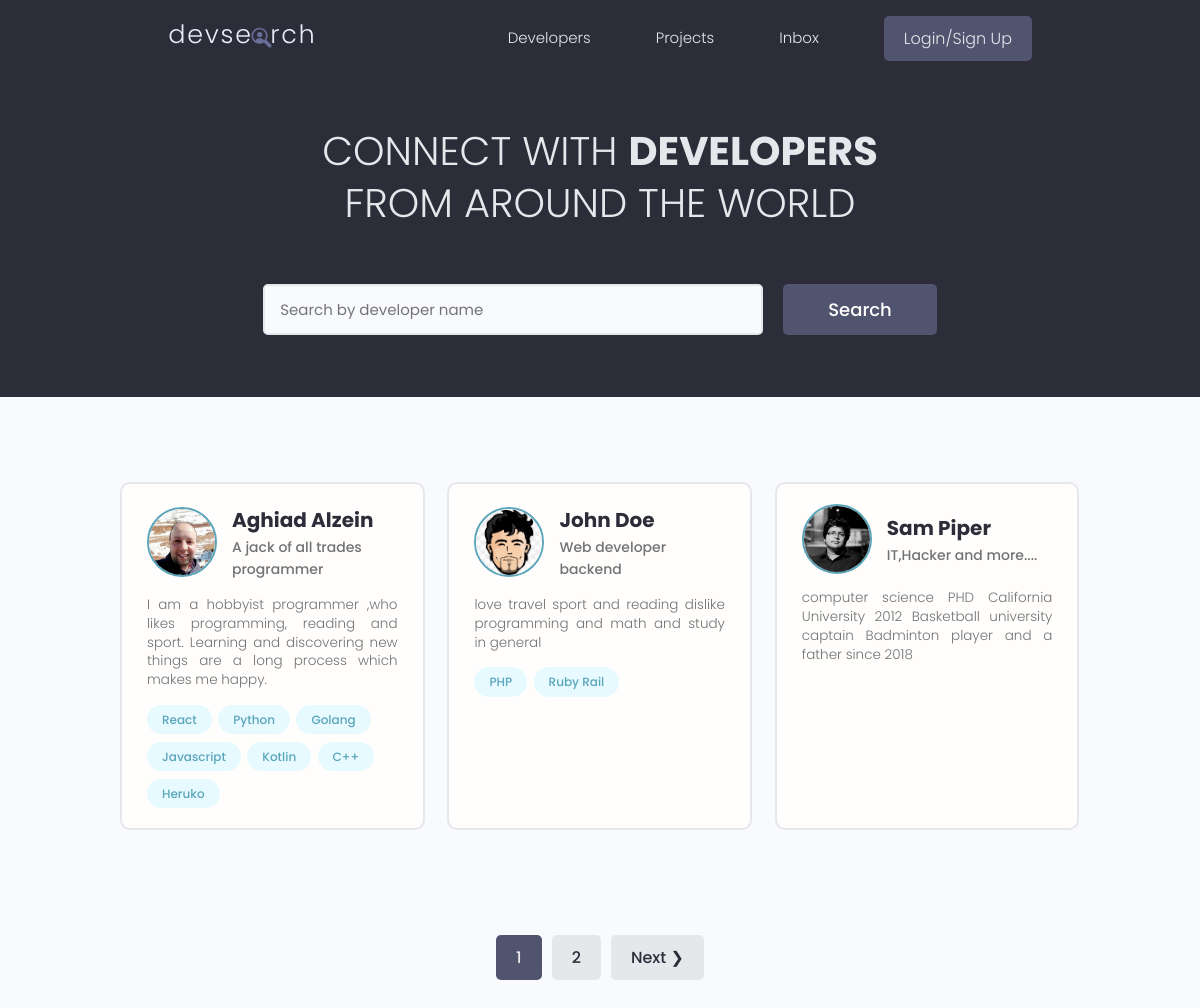
/, run on an earlier commit of the app's database.
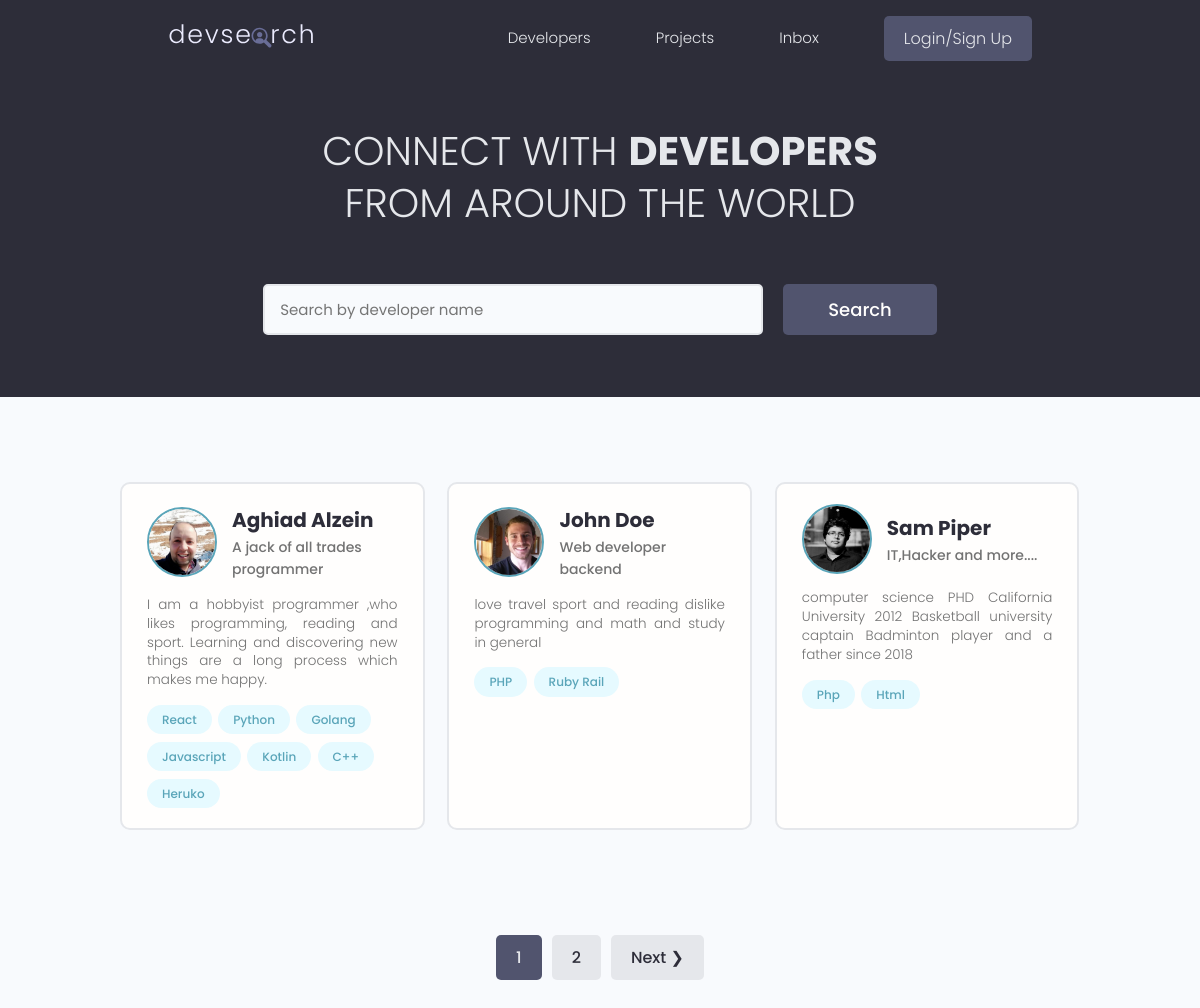
And on a later commit of the database.
### users/models.py (models this page shows, shortened)
class Profile(models.Model):
    user=models.OneToOneField(User,on_delete=models.CASCADE,null=True,blank=True)
    name=models.CharField(max_length=200,null=True,blank=True)
    email=models.EmailField(max_length=200,null=True,blank=True)
    username=models.CharField(max_length=200,blank=True,null=True)
    location=models.CharField(max_length=200,blank=True,null=True)
    short_intro=models.CharField(max_length=200,null=True,blank=True)
    bio=models.TextField(blank=True,null=True)
    profile_image=models.ImageField(blank=True,null=True,upload_to='profiles/',default='profiles/user-default.png')
    social_github=models.CharField(max_length=200,null=True,blank=True)
    social_twitter=models.CharField(max_length=200,null=True,blank=True)
    social_linkedin=models.CharField(max_length=200,null=True,blank=True)
    social_youtube=models.CharField(max_length=200,null=True,blank=True)
    social_website=models.CharField(max_length=200,null=True,blank=True)
    created=models.DateTimeField(auto_now_add=True)
    id=models.UUIDField(editable=False,primary_key=True,default=uuid.uuid4,unique=True)

class Skill(models.Model):
    owner=models.ForeignKey(
        Profile,on_delete=models.CASCADE,null=True,blank=True)
    name=models.CharField(max_length=200,null=True,blank=True)
    description=models.TextField(null=True,blank=True)
    created=models.DateTimeField(auto_now_add=True)
    id=models.UUIDField(
        default=uuid.uuid4,primary_key=True,unique=True,editable=False)

### users/views.py (the view)
# urls.py: path('',views.profiles,name='profiles'),
def profiles(request):
    profiles,search_query=searchProfiles(request)
    custom_range,profiles=paginateData(request,profiles,3)
    context = {'profiles':profiles,'search_query':search_query,"custom_range":custom_range}
    return render(request,'users/profiles.html',context)

### users/utils.py (called while the page is built)
def searchProfiles(request):
    search_query=""
    if request.GET.get('search_query'):
        search_query=request.GET.get('search_query')
    skills=Skill.objects.filter(name__icontains=search_query)
    profiles=Profile.objects.distinct().filter(
        Q(name__icontains=search_query) |
        Q(short_intro__icontains=search_query)|
        Q(skill__in=skills)
        )
    return profiles,search_query

def paginateData(request,profiles,results):
    paginator=Paginator(profiles,results)
    page=request.GET.get("page")
    try:
        profiles=paginator.page(page)
    except PageNotAnInteger:
        page=1
        profiles=paginator.page(page)
    except EmptyPage:
        page=1
        profiles=paginator.page(page)
    leftIndex=int(page)-2
    if leftIndex<1:
        leftIndex=1
    rightIndex=int(page)+2
    if rightIndex>paginator.num_pages:
        rightIndex=paginator.num_pages
    custom_range=range(leftIndex,rightIndex+1)
    return custom_range,profiles

### users/templates/users/profiles.html (shortened to what this page needs)
{% extends 'main.html' %}
{% block content%}
<main class="home">
    <section class="hero-section text-center">
      <div class="container container--narrow">
        <div class="hero-section__box">
          <h2>CONNECT WITH <span>DEVELOPERS</span></h2>
          <h2>FROM AROUND THE WORLD</h2>
        </div>
        <div class="hero-section__search">
          <form id="searchForm" class="form" action="{% url 'profiles' %}" method="get">
            <div class="form__field">
              <input class="input input--text" id="formInput#search" type="text" name="search_query"
                placeholder="Search by developer name" value="{{search_query}}"/>
            </div>
            <input class="btn btn--sub btn--lg" type="submit" value="Search" />
          </form>
        </div>
      </div>
    </section>
    <section class="devlist">
      <div class="container">
        <div class="grid grid--three">
            {% for profile in profiles %}
          <div class="column card">
            <div class="dev">
              <a href="{% url 'user-profile' profile.id %}" class="card__body">
                <div class="dev__profile">
                  <img class="avatar avatar--md" src="{{profile.profile_image.url}}" alt="image" />
                  <div class="dev__meta">
                    <h3>{{profile.name}}</h3>
                    <h5>{{profile.short_intro|slice:"60"}}</h5>
                  </div>
                </div>
                <p class="dev__info">{{profile.bio|slice:"150"}}</p>
                <div class="dev__skills">
                    {% for skill in profile.skill_set.all %}
                  <span class="tag tag--pill tag--main">
                    <small>{{skill.name}}</small>
                  </span>
                {% endfor S%}
                </div>
              </a>
            </div>
          </div>
          {% endfor %}
        </div>
      </div>
    </section>
    {% include 'pagination.html' with querySet=profiles custom_range=custom_range %}
  </main>
{% endblock %}

What changed in the data, as far as the page shows it:
changed Profile "John Doe": profile_image: a different picture
added Skill: name "Php", shown under Profile "Sam Piper"
added Skill: name "Html", shown under Profile "Sam Piper"
